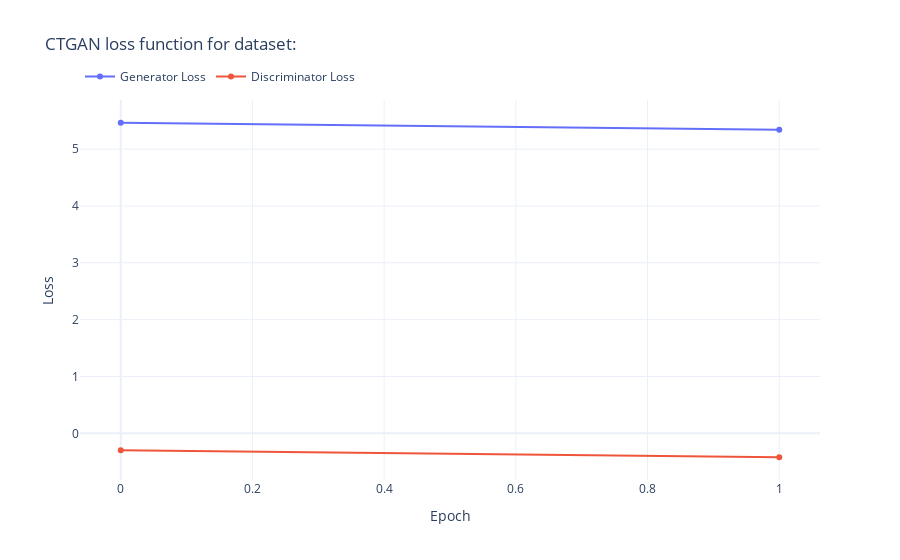

Source (notebook cell):
### Code cell
# Plot loss function of generator and discriminator
fig = go.Figure(data=[go.Scatter(x=loss_values['Epoch'], y=loss_values['Generator Loss'], name='Generator Loss'),
                      go.Scatter(x=loss_values['Epoch'], y=loss_values['Discriminator Loss'], name='Discriminator Loss')])

# Update the layout for best viewing
fig.update_layout(template='plotly_white',
                    legend_orientation="h",
                    legend=dict(x=0, y=1.1))

title = 'CTGAN loss function: '
fig.update_layout(title=title, xaxis_title='Epoch', yaxis_title='Loss')
fig.show()

# Create evaluation folder if it does not exist
evaluation_folder = 'evaluation'
os.makedirs(evaluation_folder, exist_ok=True)

# Save plot
plot_html_file_path = os.path.join(evaluation_folder, f'plot_{model_log_file_name}.html')
fig.write_html(plot_html_file_path)

### Figure 1 — Plotly figure (JSON) as saved in the notebook; plotly's stock layout.template omitted (floating-point values rounded to 4 significant figures)
{"data": [{"name": "Generator Loss", "type": "scatter", "x": [0, 1], "y": [5.464, 5.339]}, {"name": "Discriminator Loss", "type": "scatter", "x": [0, 1], "y": [-0.2961, -0.4212]}], "layout": {"legend": {"orientation": "h", "x": 0, "y": 1.1}, "title": {"text": "CTGAN loss function for dataset: "}, "xaxis": {"title": {"text": "Epoch"}}, "yaxis": {"title": {"text": "Loss"}}}}
